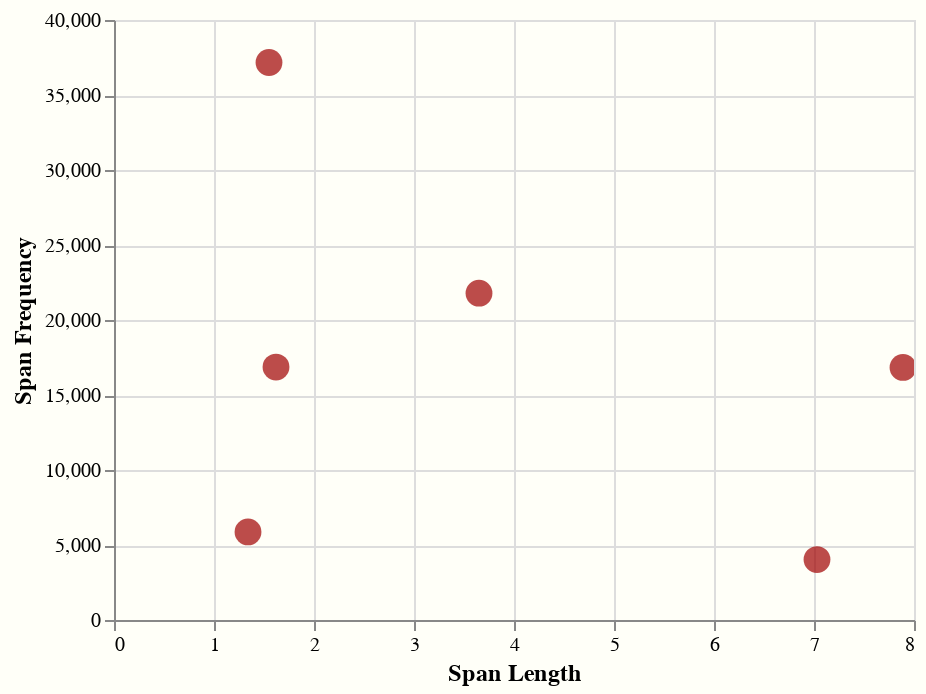

Notebook code cell kept with this figure:
### Code cell
chart

### Figure 1 — Vega-Lite specification as saved in the notebook (floating-point values rounded to 4 significant figures)
{"config": {"view": {"continuousWidth": 400, "continuousHeight": 300}, "background": "#FFFFF8", "mark": {"color": "#A00000"}}, "data": {"name": "data-7a767b52ab927aa8f448c7d669f2b3c2"}, "mark": {"type": "circle", "size": 180}, "encoding": {"tooltip": [{"field": "dataset", "type": "nominal"}, {"field": "length", "type": "quantitative"}, {"field": "frequency", "type": "quantitative"}, {"field": "sd", "type": "quantitative"}, {"field": "bd", "type": "quantitative"}], "x": {"axis": {"title": "Span Length", "titleFontSize": 12}, "field": "length", "type": "quantitative"}, "y": {"axis": {"title": "Span Frequency", "titleFontSize": 12}, "field": "frequency", "type": "quantitative"}}, "selection": {"selector022": {"type": "interval", "bind": "scales", "encodings": ["x", "y"]}}, "$schema": "https://vega.github.io/schema/vega-lite/v4.17.0.json", "datasets": {"data-7a767b52ab927aa8f448c7d669f2b3c2": [{"dataset": "riqua", "length": 7.03, "frequency": 4026, "sd": 1.65, "bd": 1.16}, {"dataset": "parc", "length": 7.89, "frequency": 16840, "sd": 1.34, "bd": 1.43}, {"dataset": "conll00", "length": 1.55, "frequency": 37168, "sd": 1.27, "bd": 0.44}, {"dataset": "conll03", "length": 1.34, "frequency": 5874, "sd": 2.79, "bd": 1.06}, {"dataset": "ontonotes", "length": 1.62, "frequency": 16861, "sd": 3.35, "bd": 1.0}, {"dataset": "ebmnlp", "length": 3.65, "frequency": 21788, "sd": 0.71, "bd": 0.59}]}}
